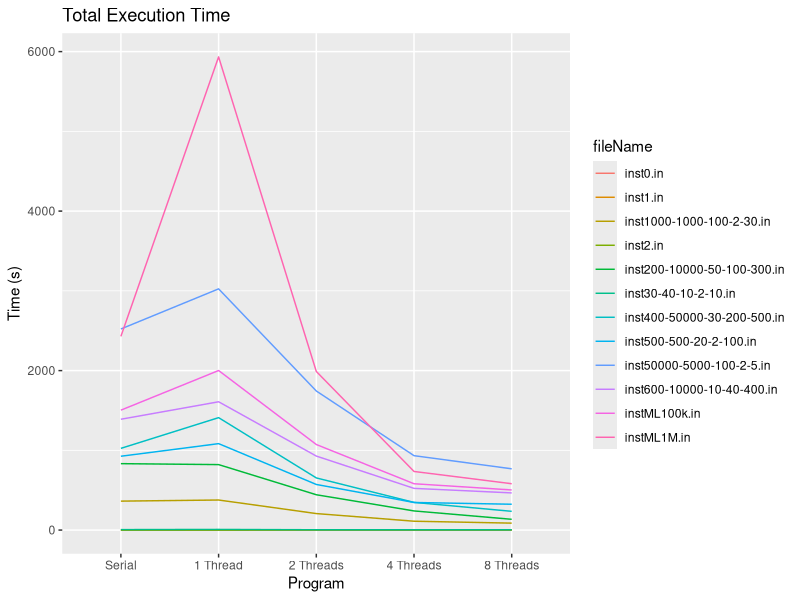
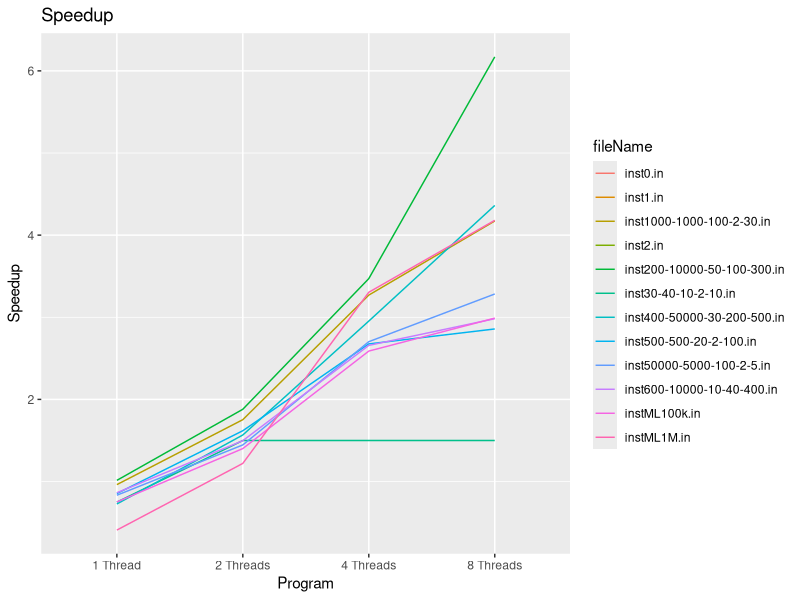
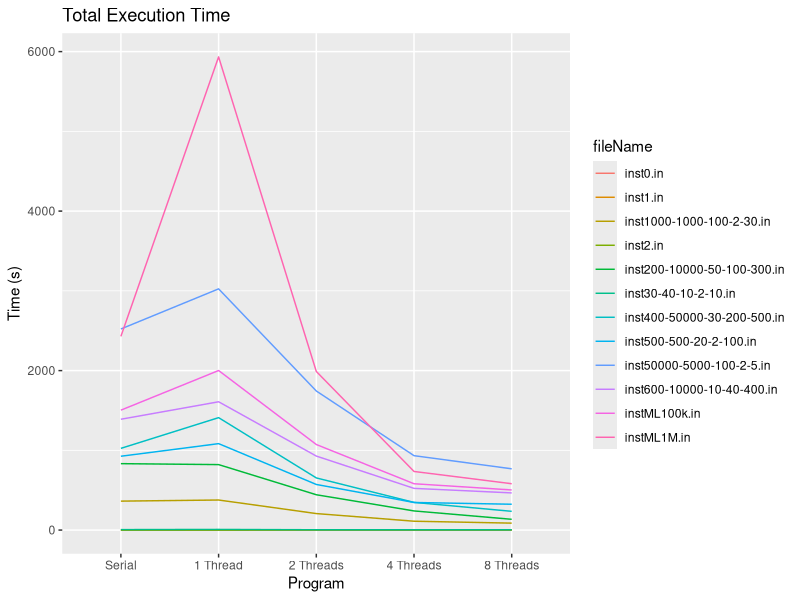
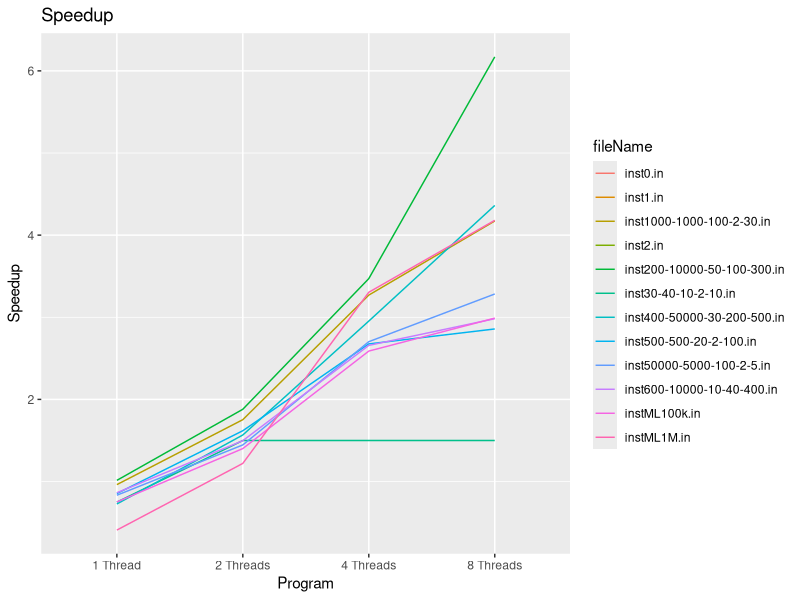

These charts were generated, in order, by the following R code:
library("ggplot2")
library("stringr")
library("dplyr")
library("reshape2")
library("knitr")
library("kableExtra")

df <- read.csv("comparison.csv", header = T)
df$fileName <- sapply(str_split(df$fileName, "/", 3), function(x) (x[3]))
df$total <- df$readInput +
  df$initialLR +
  df$loop +
  df$finalFiltering
df$number_of_processors <- df$OMP_NUM_THREADS

df$program <- factor(df$number_of_processors, ordered = TRUE, levels = c("Serial", "1 Thread", "2 Threads", "4 Threads", "8 Threads"))
df$program[df$number_of_processors == 0] <- "Serial"
df$program[df$number_of_processors == 1] <- "1 Thread"
df$program[df$number_of_processors == 2] <- "2 Threads"
df$program[df$number_of_processors == 4] <- "4 Threads"
df$program[df$number_of_processors == 8] <- "8 Threads"

for (i in unique(df$fileName)) {
  df$speedup[df$fileName == i] <- df[df$program == "Serial" & df$fileName == i,]$total / df$total[df$fileName == i]
}
df$speedup[df$speedup == 0] <- NaN

ggplot(df, aes(x = program, y = total, color = fileName, group = fileName)) +
  geom_line() +
  labs(x = "Program", y = "Time (s)", title = "Total Execution Time")
ggsave("time.png")

df <- df[df$program != "Serial",]
droplevels(df$program)

ggplot(df, aes(x = program, y = speedup, color = fileName, group = fileName)) +
  geom_line() +
  labs(x = "Program", y = "Speedup", title = "Speedup")
ggsave("speedup.png")


kable(dcast(group_by(df, total), fileName ~ program, value.var = "total"), format = "latex", caption = "Total Execution Time", booktabs = TRUE) %>%
  kable_styling(latex_options = c("scale_down", "hold_position"), position = "center")

kable(dcast(group_by(df, total), fileName ~ program, value.var = "speedup"), format = "latex", caption = "Speedup", booktabs = TRUE) %>%
  kable_styling(latex_options = c("scale_down", "hold_position"), position = "center")
      
